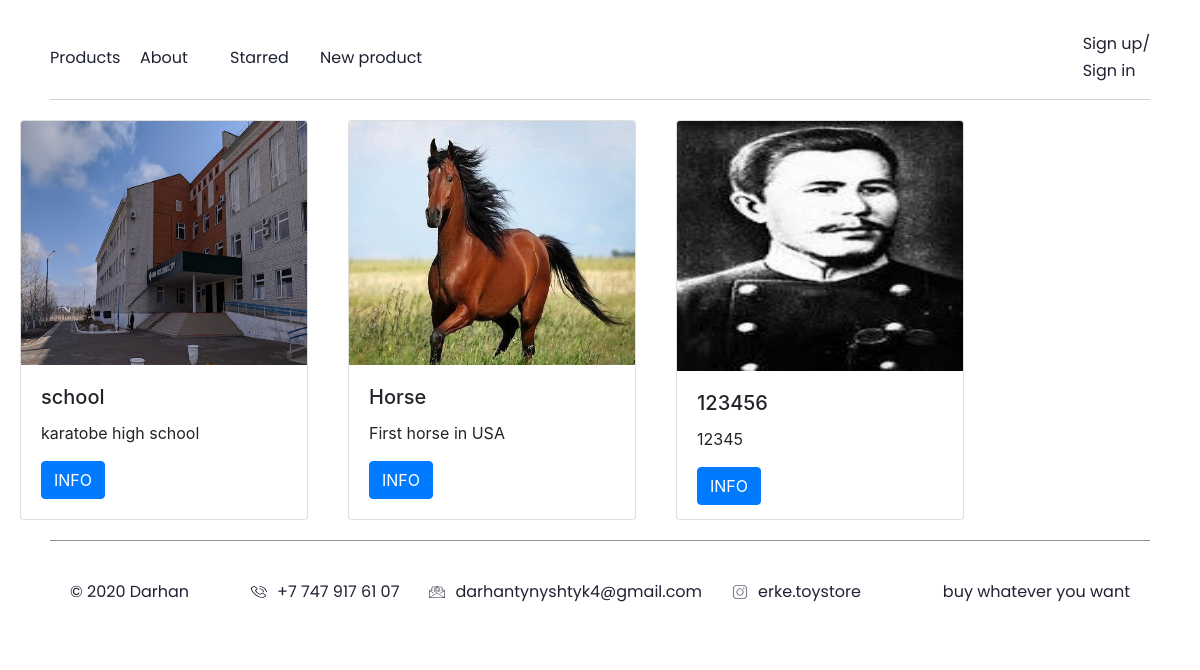
The page /1 on the database its author committed.
### data/products.py (models this page shows)
class Product(SqlAlchemyBase, UserMixin, SerializerMixin):
    __tablename__ = 'products'
    id = sqlalchemy.Column(sqlalchemy.Integer,
                           primary_key=True, autoincrement=True)
    name = sqlalchemy.Column(sqlalchemy.String, nullable=True)
    about = sqlalchemy.Column(sqlalchemy.String, nullable=True)
    user_id = sqlalchemy.Column(sqlalchemy.Integer, sqlalchemy.ForeignKey('users.id'))
    price = sqlalchemy.Column(sqlalchemy.Integer)
    avatar_name = sqlalchemy.Column(sqlalchemy.String, default=None)
    date = sqlalchemy.Column(sqlalchemy.DateTime, default=datetime.datetime.now)
    likes = sqlalchemy.Column(sqlalchemy.Integer, default=0)
    is_private = sqlalchemy.Column(sqlalchemy.Boolean, default=False)
    starred = sqlalchemy.Column(sqlalchemy.String, default='')
    user = orm.relation("User")
    categories = orm.relation("Category",
                              secondary="association",
                              backref="products")

### main.py (the view)
@app.route('/<int:action>', methods=['POST', 'GET'])  # Главная страница
def main(action=1):
    session = db_session.create_session()
    a = {1: products_foo(session), 2: about_foo(session), 3: starred_foo(session), 4: filter_foo(session)}
    return a[action]

### data/db_session.py (called while the page is built)
def create_session() -> Session:
    global __factory
    return __factory()

### main.py (called while the page is built)
def products_foo(session):
    products = session.query(Product).filter(Product.is_private == False).all()
    return render_template('main.html', current_user=current_user, products=products, url_for=url_for)

def about_foo(session):
    return render_template('about.html', current_user=current_user)

def starred_foo(session):
    b = []
    if current_user.is_authenticated:
        user = session.query(User).get(current_user.id)
        products = session.query(Product).all()
        for i in products:
            if str(i.id) in user.starred.split():
                b.append(i)
    return render_template('starred.html', current_user=current_user, products=b)

def filter_foo(session):
    pass

### templates/main.html (shortened to what this page needs)
{% extends "base.html" %}
{% block content %}
{% for i in products %}
<div class="card" style="width: 18rem; margin: 20px; float: left; height: 400px;">
  <img height="250px" {% if i.avatar_name != None %} src="/static/images/products/{{ i.id }}/{{ i.avatar_name }}"
       {% endif %}
  class="card-img-top" alt="AMOGUS">
  <div class="card-body">
    <h5 class="card-title">{{ i.name }}</h5>
    <p class="card-text">{{ i.about }}</p>
    <a href="/product/{{ i.id }}" class="btn btn-primary">INFO</a>
  </div>
</div>
{% endfor %}
{% endblock %}

### templates/base.html (shortened to what this page needs)
<!DOCTYPE html>
<html lang="en">
<head>
    <link rel="stylesheet" href="https://maxcdn.bootstrapcdn.com/bootstrap/4.0.0/css/bootstrap.min.css">
    <link rel="stylesheet" href="/static/pages/base.css">
    <link rel="stylesheet" href="/static/pages/signing.css">
    <link rel="stylesheet" href="{{ url_for('static', filename='pages/basepage.css') }}">
</head>
<body>
    <header class="header">
        <nav class="navbar">
            <ul class="navbar__list">
                <li class="navbar__elem"><a href="/1" id="navbarMain" class="navbar__linktext">Products</a></li>
                <li class="navbar__elem"><a href="/2" id="navbarToys" class="navbar__linktext">About</a></li>
                <li class="navbar__elem"><a href="/3" id="navbarCart" class="navbar__linktext">Starred</a></li>
                <li class="navbar__elem"><a href="/add_product" id="navbarAbout" class="navbar__linktext">New product</a></li>
            </ul>
            <ul class="navbar__list">
                {% if current_user.is_authenticated %}
                <li class="navbar__elemico"><a href="/profile" class="navbar__linkico" id="navbarAbout"><img {% if current_user.avatar_name != None %} src="/static/images/users/{{ current_user.id }}/{{ current_user.avatar_name }}" {% else %} src="/static/images/dev/test.png" {% endif %} alt="avatar" class="navbar__avatar"></a></li>
                    <li class="navbar__elemico navbar__elem_show" id="likedDescktop"><a href="/3" class="navbar__linkico"><img src="/static/images/dev/pg_like.svg" class="navbar__ico" alt="loved"><img src="/static/images/dev/filled_like.svg" class="navbar__ico_hover" alt="loved"></a></li>
                    <li class="navbar__elem navbar__elem_hide"><a href="/3" class="navbar__linktext" id="likedMobile">Liked</a></li>
                    <li class="navbar__elem navbar__elem_hide"><a href="/logout" class="navbar__linktext" >Log out</a></li>
                    <li class="navbar__elemico navbar__elem_show" id="logoutDescktop"><a href="/logout" class="navbar__linkico"><img src="/static/images/dev/pg_profile.svg" class="navbar__ico" alt="loved"><img src="/static/images/dev/pg_profile.svg" class="navbar__ico_hover" alt="loved"></a></li>
                {% else %}
                    <li class="navbar__elemico"><a href="/register" class="navbar__linktext ">Sign up/</a>
                        <a href="/login" class="navbar__linktext ">Sign in</a></li>
                {% endif %}
            </ul>
        </nav>
    </header>
{% block content %}{% endblock %}
<footer class="footer">
        <nav class="footerbar">
            <p class="footerbar__p">© 2020 Darhan</p>
            <ul class="footerbar__list">
                <li class="footerbar__elem"><img src="/static/images/dev/phone.svg" class="footerbar__ico" alt=""><p class="footerbar__p">+7 747 917 61 07</p></li>
                <li class="footerbar__elem"><img src="/static/images/dev/email.svg" class="footerbar__ico" alt=""><p class="footerbar__p">darhantynyshtyk4@gmail.com</p></li>
                <li class="footerbar__elem"><img src="/static/images/dev/insta.svg" class="footerbar__ico" alt=""><p class="footerbar__p">erke.toystore</p></li>
            </ul>
            <p class="footerbar__p2">buy whatever you want</p>
        </nav>
    </footer>
</body>
</html>

### templates/about.html (shortened to what this page needs)
{% extends 'base.html' %}

### templates/starred.html (shortened to what this page needs)
{% extends "base.html" %}

### static/blocks/main-page/main-page.css (style rules this page uses)
html { -webkit-tap-highlight-color: rgba(0,0,0,0); -webkit-tap-highlight-color: transparent; -webkit-touch-callout: text; -webkit-user-select: text; -khtml-user-select: text; -moz-user-select: text; -ms-user-select: text; user-select: text; }
ul, ol { list-style-type: none; }
a { text-decoration: none; }

### static/blocks/base/base.css (style rules this page uses)
html { -webkit-tap-highlight-color: rgba(0, 0, 0, 0); -webkit-tap-highlight-color: transparent; -webkit-touch-callout: text; -webkit-user-select: text; -khtml-user-select: text; -moz-user-select: text; -ms-user-select: text; user-select: text; }
ul, ol { list-style-type: none; }
a { text-decoration: none; }
.header { width: 100%; margin: 0 auto; padding: 30px 0 0; display: flex; align-items: center; justify-content: center; }
.navbar { width: 1150px; display: flex; align-items: center; justify-content: space-between; margin: 0 auto; padding: 0; z-index: 10; border-bottom: 0.5px solid rgba(31, 34, 50, 0.2); padding-bottom: 15px; }
.navbar__list { width: max-content; display: flex; align-items: center; justify-content: flex-start; padding: 0; margin: 0; }
.navbar__elem { width: 135px; margin: 0 10px 0 0; padding: 0; }
.navbar__elem:last-of-type { margin: 0; }
.navbar__elemico { width: max-content; margin: 0 25px 0 0; padding: 0; }
.navbar__elemico:last-of-type { margin: 0; }
.navbar__linktext { width: max-content; margin: 0; text-align: left; font-family: Poppins; font-style: normal; font-weight: normal; font-size: 18px; line-height: 27px; display: flex; align-items: center; color: #1F2232; transition: color .3s ease; }
.footer { margin: 40px 0 0; width: 100%; display: flex; align-items: center; justify-content: center; }
.footerbar { border-top: 0.5px solid rgba(31, 34, 50, 0.5); width: 1110px; margin: 0; display: flex; align-items: center; justify-content: space-between; padding: 20px; }
.footerbar__p { width: max-content; font-family: Poppins; font-style: normal; font-weight: 400; font-size: 16px; line-height: 21px; text-align: left; margin: 0 10px 0 0; color: #1F2232; }
.footerbar__p2 { width: max-content; font-family: Poppins; font-style: normal; font-weight: normal; font-size: 16px; line-height: 21px; text-align: right; margin: 0; color: #1F2232; }
.footerbar__list { margin: 20px 0; padding: 0; width: max-content; display: flex; flex-direction: row; align-items: flex-start; }
.footerbar__elem { margin: 0 20px 0 0; padding: 0; display: flex; align-items: center; justify-content: space-between; }
.footerbar__ico { margin: 0 10px 0 0; padding: 0; }
@media screen and (max-width: 1200px) { .footerbar { width: calc(100% - 100px); } }
@media screen and (max-width: 1200px) { .navbar { width: calc(100% - 100px); } }
@media screen and (max-width: 1200px) { .navbar__linktext { font-size: 16px; } }
@media screen and (max-width: 1200px) { .navbar__elem { width: 80px; } }

### rows shown on the page
Product: avatar_name (picture), name "school", about "karatobe high school"
Product: avatar_name (picture), name "Horse", about "First horse in USA"
Product: avatar_name (picture), name "123456", about "12345"
